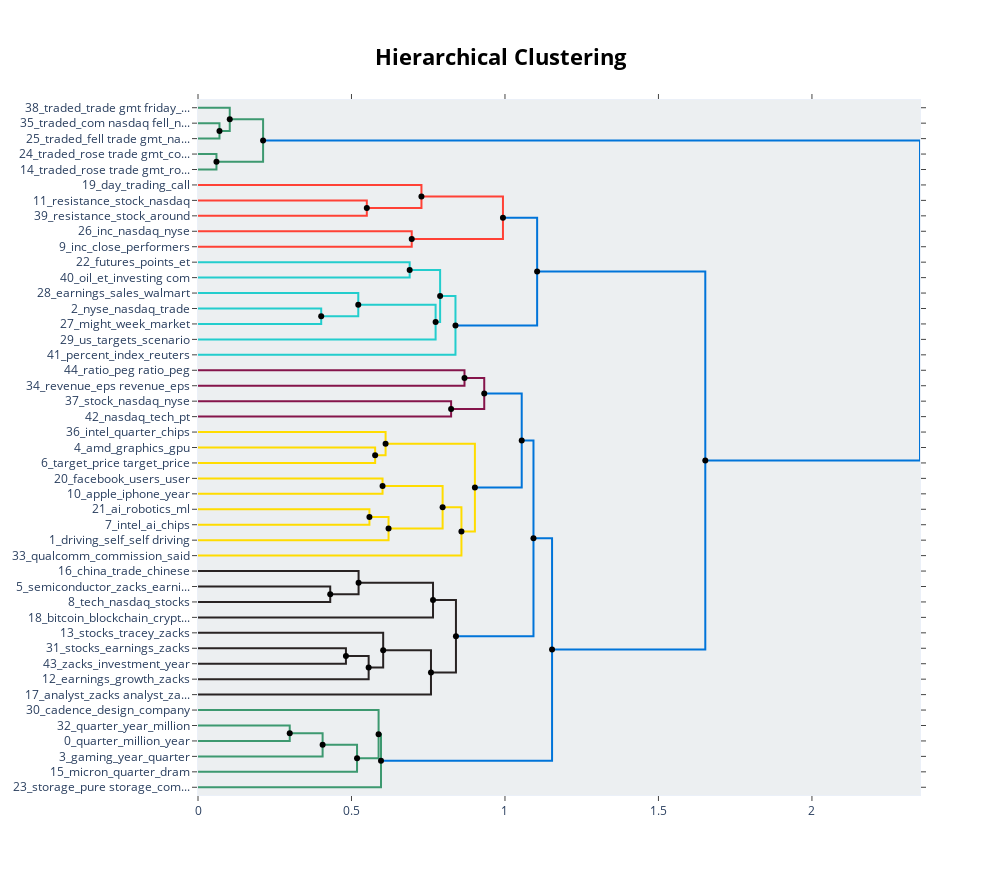

The notebook cell saved with this chart:
### Code cell
hierarchical_topics = default_topic_model.hierarchical_topics(df_news['content'])
default_topic_model.visualize_hierarchy(hierarchical_topics=hierarchical_topics)

### Figure 1 — Plotly figure (JSON) as saved in the notebook; plotly's stock layout.template omitted (floating-point values rounded to 4 significant figures)
{"data": [{"hoverinfo": "text", "marker": {"color": "rgb(61,153,112)"}, "mode": "lines", "text": ["traded_com nasdaq fell_nasdaq fell trade_fell trade gmt_nasdaq fell", "", "", "traded_fell trade gmt_nasdaq fell trade_com nasdaq fell_fell trade"], "type": "scatter", "x": [0, 0.06993, 0.06993, 0], "xaxis": "x", "y": [-15, -15, -25, -25], "yaxis": "y"}, {"hoverinfo": "text", "marker": {"color": "rgb(61,153,112)"}, "mode": "lines", "text": ["traded_trade gmt friday_friday nasdaq exchange_gmt friday nasdaq_gmt friday", "", "", "traded_fell trade gmt_com nasdaq fell_nasdaq fell trade_fell trade"], "type": "scatter", "x": [0, 0.1034, 0.1034, 0.06993], "xaxis": "x", "y": [-5, -5, -20, -20], "yaxis": "y"}, {"hoverinfo": "text", "marker": {"color": "rgb(61,153,112)"}, "mode": "lines", "text": ["traded_rose trade gmt_com nasdaq rose_nasdaq rose trade_rose trade", "", "", "traded_rose trade gmt_rose trade_nasdaq rose trade_com nasdaq rose"], "type": "scatter", "x": [0, 0.06015, 0.06015, 0], "xaxis": "x", "y": [-35, -35, -45, -45], "yaxis": "y"}, {"hoverinfo": "text", "marker": {"color": "rgb(61,153,112)"}, "mode": "lines", "text": ["traded_fell trade gmt_com nasdaq fell_nasdaq fell trade_fell trade", "", "", "traded_rose trade gmt_rose trade_com nasdaq rose_nasdaq rose trade"], "type": "scatter", "x": [0.1034, 0.212, 0.212, 0.06015], "xaxis": "x", "y": [-12.5, -12.5, -40, -40], "yaxis": "y"}, {"hoverinfo": "text", "marker": {"color": "rgb(255,65,54)"}, "mode": "lines", "text": ["resistance_stock_nasdaq_towards_around", "", "", "resistance_stock_around_futures_level"], "type": "scatter", "x": [0, 0.55, 0.55, 0], "xaxis": "x", "y": [-65, -65, -75, -75], "yaxis": "y"}, {"hoverinfo": "text", "marker": {"color": "rgb(255,65,54)"}, "mode": "lines", "text": ["day_trading_call_support_short", "", "", "resistance_stock_nasdaq_around_towards"], "type": "scatter", "x": [0, 0.7279, 0.7279, 0.55], "xaxis": "x", "y": [-55, -55, -70, -70], "yaxis": "y"}, {"hoverinfo": "text", "marker": {"color": "rgb(255,65,54)"}, "mode": "lines", "text": ["inc_nasdaq_nyse_inc nasdaq_million shares", "", "", "inc_close_performers_nasdaq_nyse"], "type": "scatter", "x": [0, 0.6962, 0.6962, 0], "xaxis": "x", "y": [-85, -85, -95, -95], "yaxis": "y"}, {"hoverinfo": "text", "marker": {"color": "rgb(255,65,54)"}, "mode": "lines", "text": ["day_trading_stock_resistance_support", "", "", "inc_nasdaq_nyse_inc nasdaq_close"], "type": "scatter", "x": [0.7279, 0.9934, 0.9934, 0.6962], "xaxis": "x", "y": [-62.5, -62.5, -90, -90], "yaxis": "y"}, {"hoverinfo": "text", "marker": {"color": "rgb(35,205,205)"}, "mode": "lines", "text": ["futures_points_et_nasdaq_trade", "", "", "oil_et_investing com_data_week"], "type": "scatter", "x": [0, 0.6895, 0.6895, 0], "xaxis": "x", "y": [-105, -105, -115, -115], "yaxis": "y"}, {"hoverinfo": "text", "marker": {"color": "rgb(35,205,205)"}, "mode": "lines", "text": ["nyse_nasdaq_trade_china_week", "", "", "might_week_market_could_last"], "type": "scatter", "x": [0, 0.4013, 0.4013, 0], "xaxis": "x", "y": [-135, -135, -145, -145], "yaxis": "y"}, {"hoverinfo": "text", "marker": {"color": "rgb(35,205,205)"}, "mode": "lines", "text": ["earnings_sales_walmart_year_market", "", "", "nyse_week_nasdaq_trade_fed"], "type": "scatter", "x": [0, 0.5221, 0.5221, 0.4013], "xaxis": "x", "y": [-125, -125, -140, -140], "yaxis": "y"}, {"hoverinfo": "text", "marker": {"color": "rgb(35,205,205)"}, "mode": "lines", "text": ["nyse_week_nasdaq_trade_market", "", "", "us_targets_scenario_oil_dollar"], "type": "scatter", "x": [0.5221, 0.774, 0.774, 0], "xaxis": "x", "y": [-132.5, -132.5, -155, -155], "yaxis": "y"}, {"hoverinfo": "text", "marker": {"color": "rgb(35,205,205)"}, "mode": "lines", "text": ["futures_et_points_nasdaq_et gmt", "", "", "nyse_week_trade_market_nasdaq"], "type": "scatter", "x": [0.6895, 0.7887, 0.7887, 0.774], "xaxis": "x", "y": [-110, -110, -143.8, -143.8], "yaxis": "y"}, {"hoverinfo": "text", "marker": {"color": "rgb(35,205,205)"}, "mode": "lines", "text": ["nyse_trade_week_nasdaq_market", "", "", "percent_index_reuters_rose percent_said"], "type": "scatter", "x": [0.7887, 0.8387, 0.8387, 0], "xaxis": "x", "y": [-126.9, -126.9, -165, -165], "yaxis": "y"}, {"hoverinfo": "text", "marker": {"color": "rgb(0,116,217)"}, "mode": "lines", "text": ["nasdaq_inc_nyse_inc nasdaq_close", "", "", "nyse_week_trade_nasdaq_market"], "type": "scatter", "x": [0.9934, 1.105, 1.105, 0.8387], "xaxis": "x", "y": [-76.25, -76.25, -145.9, -145.9], "yaxis": "y"}, {"hoverinfo": "text", "marker": {"color": "rgb(133,20,75)"}, "mode": "lines", "text": ["ratio_peg ratio_peg_zacks_value", "", "", "revenue_eps revenue_eps_investing com_reported"], "type": "scatter", "x": [0, 0.8681, 0.8681, 0], "xaxis": "x", "y": [-175, -175, -185, -185], "yaxis": "y"}, {"hoverinfo": "text", "marker": {"color": "rgb(133,20,75)"}, "mode": "lines", "text": ["stock_nasdaq_nyse_com stocks focus_stocks focus", "", "", "nasdaq_tech_pt_stocks_market"], "type": "scatter", "x": [0, 0.8246, 0.8246, 0], "xaxis": "x", "y": [-195, -195, -205, -205], "yaxis": "y"}, {"hoverinfo": "text", "marker": {"color": "rgb(133,20,75)"}, "mode": "lines", "text": ["revenue_ratio_eps revenue_eps_earnings", "", "", "nasdaq_stock_nyse_company_stocks"], "type": "scatter", "x": [0.8681, 0.9325, 0.9325, 0.8246], "xaxis": "x", "y": [-180, -180, -200, -200], "yaxis": "y"}, {"hoverinfo": "text", "marker": {"color": "rgb(255,220,0)"}, "mode": "lines", "text": ["amd_graphics_gpu_year_radeon", "", "", "target_price target_price_shares_nasdaq"], "type": "scatter", "x": [0, 0.5771, 0.5771, 0], "xaxis": "x", "y": [-225, -225, -235, -235], "yaxis": "y"}, {"hoverinfo": "text", "marker": {"color": "rgb(255,220,0)"}, "mode": "lines", "text": ["intel_quarter_chips_revenue_year", "", "", "amd_graphics_year_gpu_gaming"], "type": "scatter", "x": [0, 0.6111, 0.6111, 0.5771], "xaxis": "x", "y": [-215, -215, -230, -230], "yaxis": "y"}, {"hoverinfo": "text", "marker": {"color": "rgb(255,220,0)"}, "mode": "lines", "text": ["facebook_users_user_company_ad", "", "", "apple_iphone_year_zacks_billion"], "type": "scatter", "x": [0, 0.6012, 0.6012, 0], "xaxis": "x", "y": [-245, -245, -255, -255], "yaxis": "y"}, {"hoverinfo": "text", "marker": {"color": "rgb(255,220,0)"}, "mode": "lines", "text": ["ai_robotics_ml_learning_technology", "", "", "intel_ai_chips_data_nasdaq"], "type": "scatter", "x": [0, 0.5585, 0.5585, 0], "xaxis": "x", "y": [-265, -265, -275, -275], "yaxis": "y"}, {"hoverinfo": "text", "marker": {"color": "rgb(255,220,0)"}, "mode": "lines", "text": ["ai_intel_data_nasdaq_technology", "", "", "driving_self_self driving_autonomous_vehicles"], "type": "scatter", "x": [0.5585, 0.6207, 0.6207, 0], "xaxis": "x", "y": [-270, -270, -285, -285], "yaxis": "y"}, {"hoverinfo": "text", "marker": {"color": "rgb(255,220,0)"}, "mode": "lines", "text": ["apple_facebook_iphone_company_zacks", "", "", "driving_self_self driving_autonomous_ai"], "type": "scatter", "x": [0.6012, 0.7969, 0.7969, 0.6207], "xaxis": "x", "y": [-250, -250, -277.5, -277.5], "yaxis": "y"}, {"hoverinfo": "text", "marker": {"color": "rgb(255,220,0)"}, "mode": "lines", "text": ["driving_self_self driving_ai_autonomous", "", "", "qualcomm_commission_said_antitrust_eu"], "type": "scatter", "x": [0.7969, 0.8582, 0.8582, 0], "xaxis": "x", "y": [-263.8, -263.8, -295, -295], "yaxis": "y"}, {"hoverinfo": "text", "marker": {"color": "rgb(255,220,0)"}, "mode": "lines", "text": ["amd_graphics_year_gpu_intel", "", "", "driving_self_self driving_ai_company"], "type": "scatter", "x": [0.6111, 0.902, 0.902, 0.8582], "xaxis": "x", "y": [-222.5, -222.5, -279.4, -279.4], "yaxis": "y"}, {"hoverinfo": "text", "marker": {"color": "rgb(0,116,217)"}, "mode": "lines", "text": ["nasdaq_stock_revenue_ratio_com", "", "", "amd_company_driving_nasdaq_intel"], "type": "scatter", "x": [0.9325, 1.055, 1.055, 0.902], "xaxis": "x", "y": [-190, -190, -250.9, -250.9], "yaxis": "y"}, {"hoverinfo": "text", "marker": {"color": "rgb(40,35,35)"}, "mode": "lines", "text": ["semiconductor_zacks_earnings_industry_stocks", "", "", "tech_nasdaq_stocks_etf_growth"], "type": "scatter", "x": [0, 0.4308, 0.4308, 0], "xaxis": "x", "y": [-315, -315, -325, -325], "yaxis": "y"}, {"hoverinfo": "text", "marker": {"color": "rgb(40,35,35)"}, "mode": "lines", "text": ["china_trade_chinese_trump_tariffs", "", "", "semiconductor_stocks_nasdaq_zacks_earnings"], "type": "scatter", "x": [0, 0.5231, 0.5231, 0.4308], "xaxis": "x", "y": [-305, -305, -320, -320], "yaxis": "y"}, {"hoverinfo": "text", "marker": {"color": "rgb(40,35,35)"}, "mode": "lines", "text": ["semiconductor_china_stocks_zacks_nasdaq", "", "", "bitcoin_blockchain_cryptocurrency_etf_digital"], "type": "scatter", "x": [0.5231, 0.7656, 0.7656, 0], "xaxis": "x", "y": [-312.5, -312.5, -335, -335], "yaxis": "y"}, {"hoverinfo": "text", "marker": {"color": "rgb(40,35,35)"}, "mode": "lines", "text": ["stocks_earnings_zacks_shares_investment", "", "", "zacks_investment_year_earnings_company"], "type": "scatter", "x": [0, 0.4819, 0.4819, 0], "xaxis": "x", "y": [-355, -355, -365, -365], "yaxis": "y"}, {"hoverinfo": "text", "marker": {"color": "rgb(40,35,35)"}, "mode": "lines", "text": ["zacks_investment_earnings_year_stocks", "", "", "earnings_growth_zacks_estimates_investment"], "type": "scatter", "x": [0.4819, 0.5559, 0.5559, 0], "xaxis": "x", "y": [-360, -360, -375, -375], "yaxis": "y"}, {"hoverinfo": "text", "marker": {"color": "rgb(40,35,35)"}, "mode": "lines", "text": ["stocks_tracey_zacks_investment_podcast", "", "", "earnings_zacks_growth_investment_stocks"], "type": "scatter", "x": [0, 0.6032, 0.6032, 0.5559], "xaxis": "x", "y": [-345, -345, -367.5, -367.5], "yaxis": "y"}, {"hoverinfo": "text", "marker": {"color": "rgb(40,35,35)"}, "mode": "lines", "text": ["earnings_zacks_stocks_investment_growth", "", "", "analyst_zacks analyst_zacks_research_reports"], "type": "scatter", "x": [0.6032, 0.759, 0.759, 0], "xaxis": "x", "y": [-356.2, -356.2, -385, -385], "yaxis": "y"}, {"hoverinfo": "text", "marker": {"color": "rgb(40,35,35)"}, "mode": "lines", "text": ["semiconductor_nasdaq_stocks_zacks_china", "", "", "zacks_earnings_growth_stocks_investment"], "type": "scatter", "x": [0.7656, 0.8403, 0.8403, 0.759], "xaxis": "x", "y": [-323.8, -323.8, -370.6, -370.6], "yaxis": "y"}, {"hoverinfo": "text", "marker": {"color": "rgb(0,116,217)"}, "mode": "lines", "text": ["amd_company_nasdaq_driving_year", "", "", "zacks_earnings_stocks_growth_year"], "type": "scatter", "x": [1.055, 1.093, 1.093, 0.8403], "xaxis": "x", "y": [-220.5, -220.5, -347.2, -347.2], "yaxis": "y"}, {"hoverinfo": "text", "marker": {"color": "rgb(61,153,112)"}, "mode": "lines", "text": ["quarter_year_million_revenues_year year", "", "", "quarter_million_year_company_zacks"], "type": "scatter", "x": [0, 0.2989, 0.2989, 0], "xaxis": "x", "y": [-405, -405, -415, -415], "yaxis": "y"}, {"hoverinfo": "text", "marker": {"color": "rgb(61,153,112)"}, "mode": "lines", "text": ["quarter_million_year_company_zacks", "", "", "gaming_year_quarter_company_billion"], "type": "scatter", "x": [0.2989, 0.4059, 0.4059, 0], "xaxis": "x", "y": [-410, -410, -425, -425], "yaxis": "y"}, {"hoverinfo": "text", "marker": {"color": "rgb(61,153,112)"}, "mode": "lines", "text": ["quarter_year_million_company_revenues", "", "", "micron_quarter_dram_year_nand"], "type": "scatter", "x": [0.4059, 0.5181, 0.5181, 0], "xaxis": "x", "y": [-417.5, -417.5, -435, -435], "yaxis": "y"}, {"hoverinfo": "text", "marker": {"color": "rgb(61,153,112)"}, "mode": "lines", "text": ["cadence_design_company_million_quarter", "", "", "quarter_year_company_million_zacks"], "type": "scatter", "x": [0, 0.5883, 0.5883, 0.5181], "xaxis": "x", "y": [-395, -395, -426.2, -426.2], "yaxis": "y"}, {"hoverinfo": "text", "marker": {"color": "rgb(61,153,112)"}, "mode": "lines", "text": ["quarter_year_company_million_zacks", "", "", "storage_pure storage_company_western_pure"], "type": "scatter", "x": [0.5883, 0.5962, 0.5962, 0], "xaxis": "x", "y": [-410.6, -410.6, -445, -445], "yaxis": "y"}, {"hoverinfo": "text", "marker": {"color": "rgb(0,116,217)"}, "mode": "lines", "text": ["zacks_company_nasdaq_year_earnings", "", "", "quarter_year_company_million_zacks"], "type": "scatter", "x": [1.093, 1.153, 1.153, 0.5962], "xaxis": "x", "y": [-283.8, -283.8, -427.8, -427.8], "yaxis": "y"}, {"hoverinfo": "text", "marker": {"color": "rgb(0,116,217)"}, "mode": "lines", "text": ["nasdaq_nyse_trade_week_inc", "", "", "year_zacks_company_quarter_earnings"], "type": "scatter", "x": [1.105, 1.653, 1.653, 1.153], "xaxis": "x", "y": [-111.1, -111.1, -355.8, -355.8], "yaxis": "y"}, {"hoverinfo": "text", "marker": {"color": "rgb(0,116,217)"}, "mode": "lines", "text": ["traded_traded range day_session traded_highest lowest past_lowest past seven", "", "", "nasdaq_year_company_zacks_earnings"], "type": "scatter", "x": [0.212, 2.352, 2.352, 1.653], "xaxis": "x", "y": [-26.25, -26.25, -233.5, -233.5], "yaxis": "y"}, {"hoverinfo": "text", "hovertext": ["traded_fell trade gmt_com nasdaq fell_nasdaq fell trade_fell trade", "day_trading_stock_resistance_support", "nyse_week_nasdaq_trade_market", "futures_et_points_nasdaq_et gmt", "nyse_trade_week_nasdaq_market", "nasdaq_inc_nyse_inc nasdaq_close", "revenue_ratio_eps revenue_eps_earnings", "ai_intel_data_nasdaq_technology", "apple_facebook_iphone_company_zacks", "driving_self_self driving_ai_autonomous", "amd_graphics_year_gpu_intel", "nasdaq_stock_revenue_ratio_com", "semiconductor_china_stocks_zacks_nasdaq", "zacks_investment_earnings_year_stocks", "earnings_zacks_stocks_investment_growth", "semiconductor_nasdaq_stocks_zacks_china", "amd_company_nasdaq_driving_year", "quarter_million_year_company_zacks", "quarter_year_million_company_revenues", "quarter_year_company_million_zacks", "zacks_company_nasdaq_year_earnings", "nasdaq_nyse_trade_week_inc", "traded_traded range day_session traded_highest lowest past_lowest past seven"], "marker": {"color": "black"}, "mode": "markers", "showlegend": false, "type": "scatter", "x": [0.1034, 0.7279, 0.5221, 0.6895, 0.7887, 0.9934, 0.8681, 0.5585, 0.6012, 0.7969, 0.6111, 0.9325, 0.5231, 0.4819, 0.6032, 0.7656, 1.055, 0.2989, 0.4059, 0.5883, 1.093, 1.105, 0.212], "y": [-12.5, -62.5, -132.5, -110, -126.9, -76.25, -180, -270, -250, -263.8, -222.5, -190, -312.5, -360, -356.2, -323.8, -220.5, -410, -417.5, -410.6, -283.8, -111.1, -26.25]}, {"hoverinfo": "text", "hovertext": ["traded_fell trade gmt_com nasdaq fell_nasdaq fell trade_fell trade", "traded_rose trade gmt_rose trade_com nasdaq rose_nasdaq rose trade", "resistance_stock_nasdaq_around_towards", "inc_nasdaq_nyse_inc nasdaq_close", "nyse_week_nasdaq_trade_fed", "nyse_week_trade_market_nasdaq", "nyse_week_trade_nasdaq_market", "nasdaq_stock_nyse_company_stocks", "amd_graphics_year_gpu_gaming", "driving_self_self driving_autonomous_ai", "driving_self_self driving_ai_company", "amd_company_driving_nasdaq_intel", "semiconductor_stocks_nasdaq_zacks_earnings", "earnings_zacks_growth_investment_stocks", "zacks_earnings_growth_stocks_investment", "zacks_earnings_stocks_growth_year", "quarter_year_company_million_zacks", "quarter_year_company_million_zacks", "year_zacks_company_quarter_earnings", "nasdaq_year_company_zacks_earnings"], "marker": {"color": "black"}, "mode": "markers", "showlegend": false, "type": "scatter", "x": [0.06993, 0.06015, 0.55, 0.6962, 0.4013, 0.774, 0.8387, 0.8246, 0.5771, 0.6207, 0.8582, 0.902, 0.4308, 0.5559, 0.759, 0.8403, 0.5181, 0.5962, 1.153, 1.653], "y": [-20, -40, -70, -90, -140, -143.8, -145.9, -200, -230, -277.5, -279.4, -250.9, -320, -367.5, -370.6, -347.2, -426.2, -427.8, -355.8, -233.5]}], "layout": {"autosize": false, "height": 875, "hoverlabel": {"bgcolor": "white", "font": {"family": "Rockwell", "size": 16}}, "hovermode": "closest", "plot_bgcolor": "#ECEFF1", "showlegend": false, "title": {"font": {"color": "Black", "size": 22}, "text": "<b>Hierarchical Clustering</b>", "x": 0.5, "xanchor": "center", "yanchor": "top"}, "width": 1000, "xaxis": {"mirror": "allticks", "rangemode": "tozero", "showgrid": false, "showline": true, "showticklabels": true, "ticks": "outside", "type": "linear", "zeroline": false}, "yaxis": {"mirror": "allticks", "range": [-450, 0], "rangemode": "tozero", "showgrid": false, "showline": true, "showticklabels": true, "tickmode": "array", "ticks": "outside", "ticktext": ["38_traded_trade gmt friday_...", "35_traded_com nasdaq fell_n...", "25_traded_fell trade gmt_na...", "24_traded_rose trade gmt_co...", "14_traded_rose trade gmt_ro...", "19_day_trading_call", "11_resistance_stock_nasdaq", "39_resistance_stock_around", "26_inc_nasdaq_nyse", "9_inc_close_performers", "22_futures_points_et", "40_oil_et_investing com", "28_earnings_sales_walmart", "2_nyse_nasdaq_trade", "27_might_week_market", "29_us_targets_scenario", "41_percent_index_reuters", "44_ratio_peg ratio_peg", "34_revenue_eps revenue_eps", "37_stock_nasdaq_nyse", "42_nasdaq_tech_pt", "36_intel_quarter_chips", "4_amd_graphics_gpu", "6_target_price target_price", "20_facebook_users_user", "10_apple_iphone_year", "21_ai_robotics_ml", "7_intel_ai_chips", "1_driving_self_self driving", "33_qualcomm_commission_said", "16_china_trade_chinese", "5_semiconductor_zacks_earni...", "8_tech_nasdaq_stocks", "18_bitcoin_blockchain_crypt...", "13_stocks_tracey_zacks", "31_stocks_earnings_zacks", "43_zacks_investment_year", "12_earnings_growth_zacks", "17_analyst_zacks analyst_za...", "30_cadence_design_company", "32_quarter_year_million", "0_quarter_million_year", "3_gaming_year_quarter", "15_micron_quarter_dram", "23_storage_pure storage_com..."], "tickvals": [-5, -15, -25, -35, -45, -55, -65, -75, -85, -95, -105, -115, -125, -135, -145, -155, -165, -175, -185, -195, -205, -215, -225, -235, -245, -255, -265, -275, -285, -295, -305, -315, -325, -335, -345, -355, -365, -375, -385, -395, -405, -415, -425, -435, -445], "type": "linear", "zeroline": false}}}
